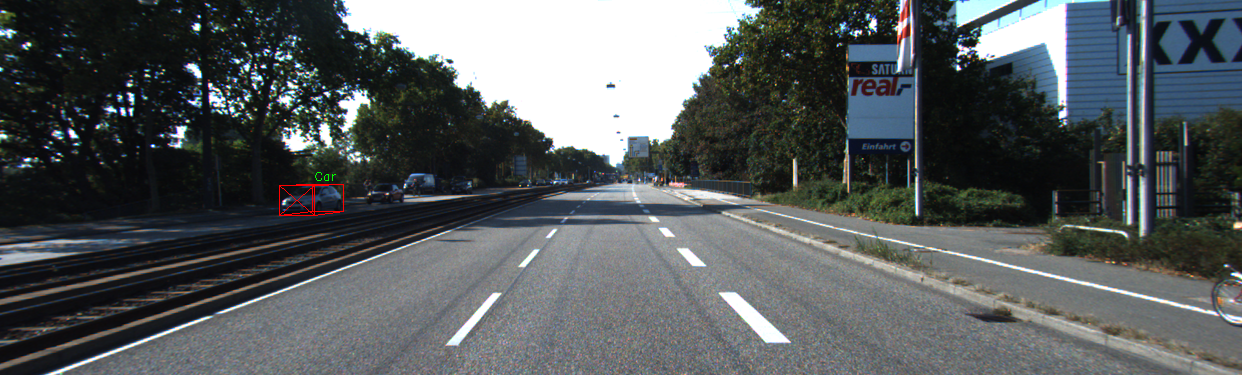
#> input picture 1.png, 1242 x 375 px, found by its file name
$ python a.py
#> lines starting #> are read from the running program, lines starting #| are printed output that depends on the picture
import numpy as np
import matplotlib.pyplot as plt
from matplotlib.patches import Rectangle

# --- نمونه داده ها از tensor ---
# probabilities برای کلاس خودرو، shape: [50]
probs = np.array([0.9300, 0.0771, 0.0611, 0.0233, 0.0179,
                  0.0178, 0.0156, 0.0154, 0.0149, 0.0141,
                  0.0134, 0.0113, 0.0104, 0.0094, 0.0092,
                  0.0091, 0.0087, 0.0087, 0.0085, 0.0079,
                  0.0079, 0.0078, 0.0074, 0.0073, 0.0072,
                  0.0071, 0.0071, 0.0068, 0.0064, 0.0062,
                  0.0062, 0.0059, 0.0056, 0.0054, 0.0053,
                  0.0050, 0.0050, 0.0048, 0.0044, 0.0041,
                  0.0041, 0.0040, 0.0040, 0.0038, 0.0032,
                  0.0029, 0.0029, 0.0029, 0.0028, 0.0026])

# inter_coord: [50, 6] => [cx, cy, w2d, h2d, w3d, h3d]، فقط 2D استفاده می‌کنیم
coords = np.array([
    [0.2530, 0.5316, 0.0279, 0.0245, 0.0392, 0.0448],
    [0.3105, 0.5163, 0.0181, 0.0167, 0.0305, 0.0327],
    [0.2520, 0.5320, 0.0269, 0.0253, 0.0377, 0.0408],
    [0.2509, 0.5309, 0.0279, 0.0242, 0.0378, 0.0422],
    [0.2527, 0.5332, 0.0216, 0.0176, 0.0421, 0.0448],
    # ... ادامه 50 خط
])

# --- فقط 5 بالاترین احتمال ---
top_idx = np.argsort(probs)[-5:][::-1]
top_coords = coords[top_idx]
top_probs = probs[top_idx]

# --- بارگذاری تصویر ---
img = plt.imread("1.PNG")  # مسیر تصویر خودت
#> img is the input picture: shape (375, 1242, 3) float32; mean R, G, B 0.34, 0.359, 0.364
img_h, img_w = img.shape[:2]
#> img_h = 375; img_w = 1242

# --- نمایش باکس ها روی تصویر ---
fig, ax = plt.subplots(1, 1, figsize=(12, 8))
ax.imshow(img)

for i in range(5):
    cx, cy, w, h = top_coords[i, :4]  # 2D
    # تبدیل نسبت 0-1 به پیکسل
    x = (cx - w/2) * img_w
    y = (cy - h/2) * img_h
    w_pix = w * img_w*4
    h_pix = h * img_h*4
    rect = Rectangle((x, y), w_pix, h_pix,
                     linewidth=2, edgecolor='r', facecolor='none')
    ax.add_patch(rect)
    ax.text(x, y-5, f"{top_probs[i]:.2f}", color='yellow', fontsize=12)

# --- قابلیت زوم با crop ---
# مثلا زوم روی منطقه خاصی
# ax.set_xlim(left_px, right_px)
# ax.set_ylim(bottom_px, top_px)

plt.show()
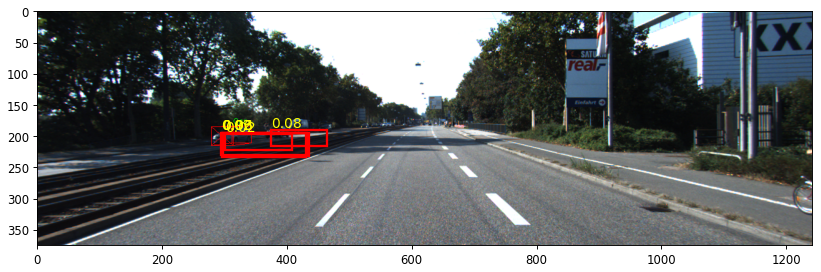
#> figure drawn by matplotlib, 1 panel
